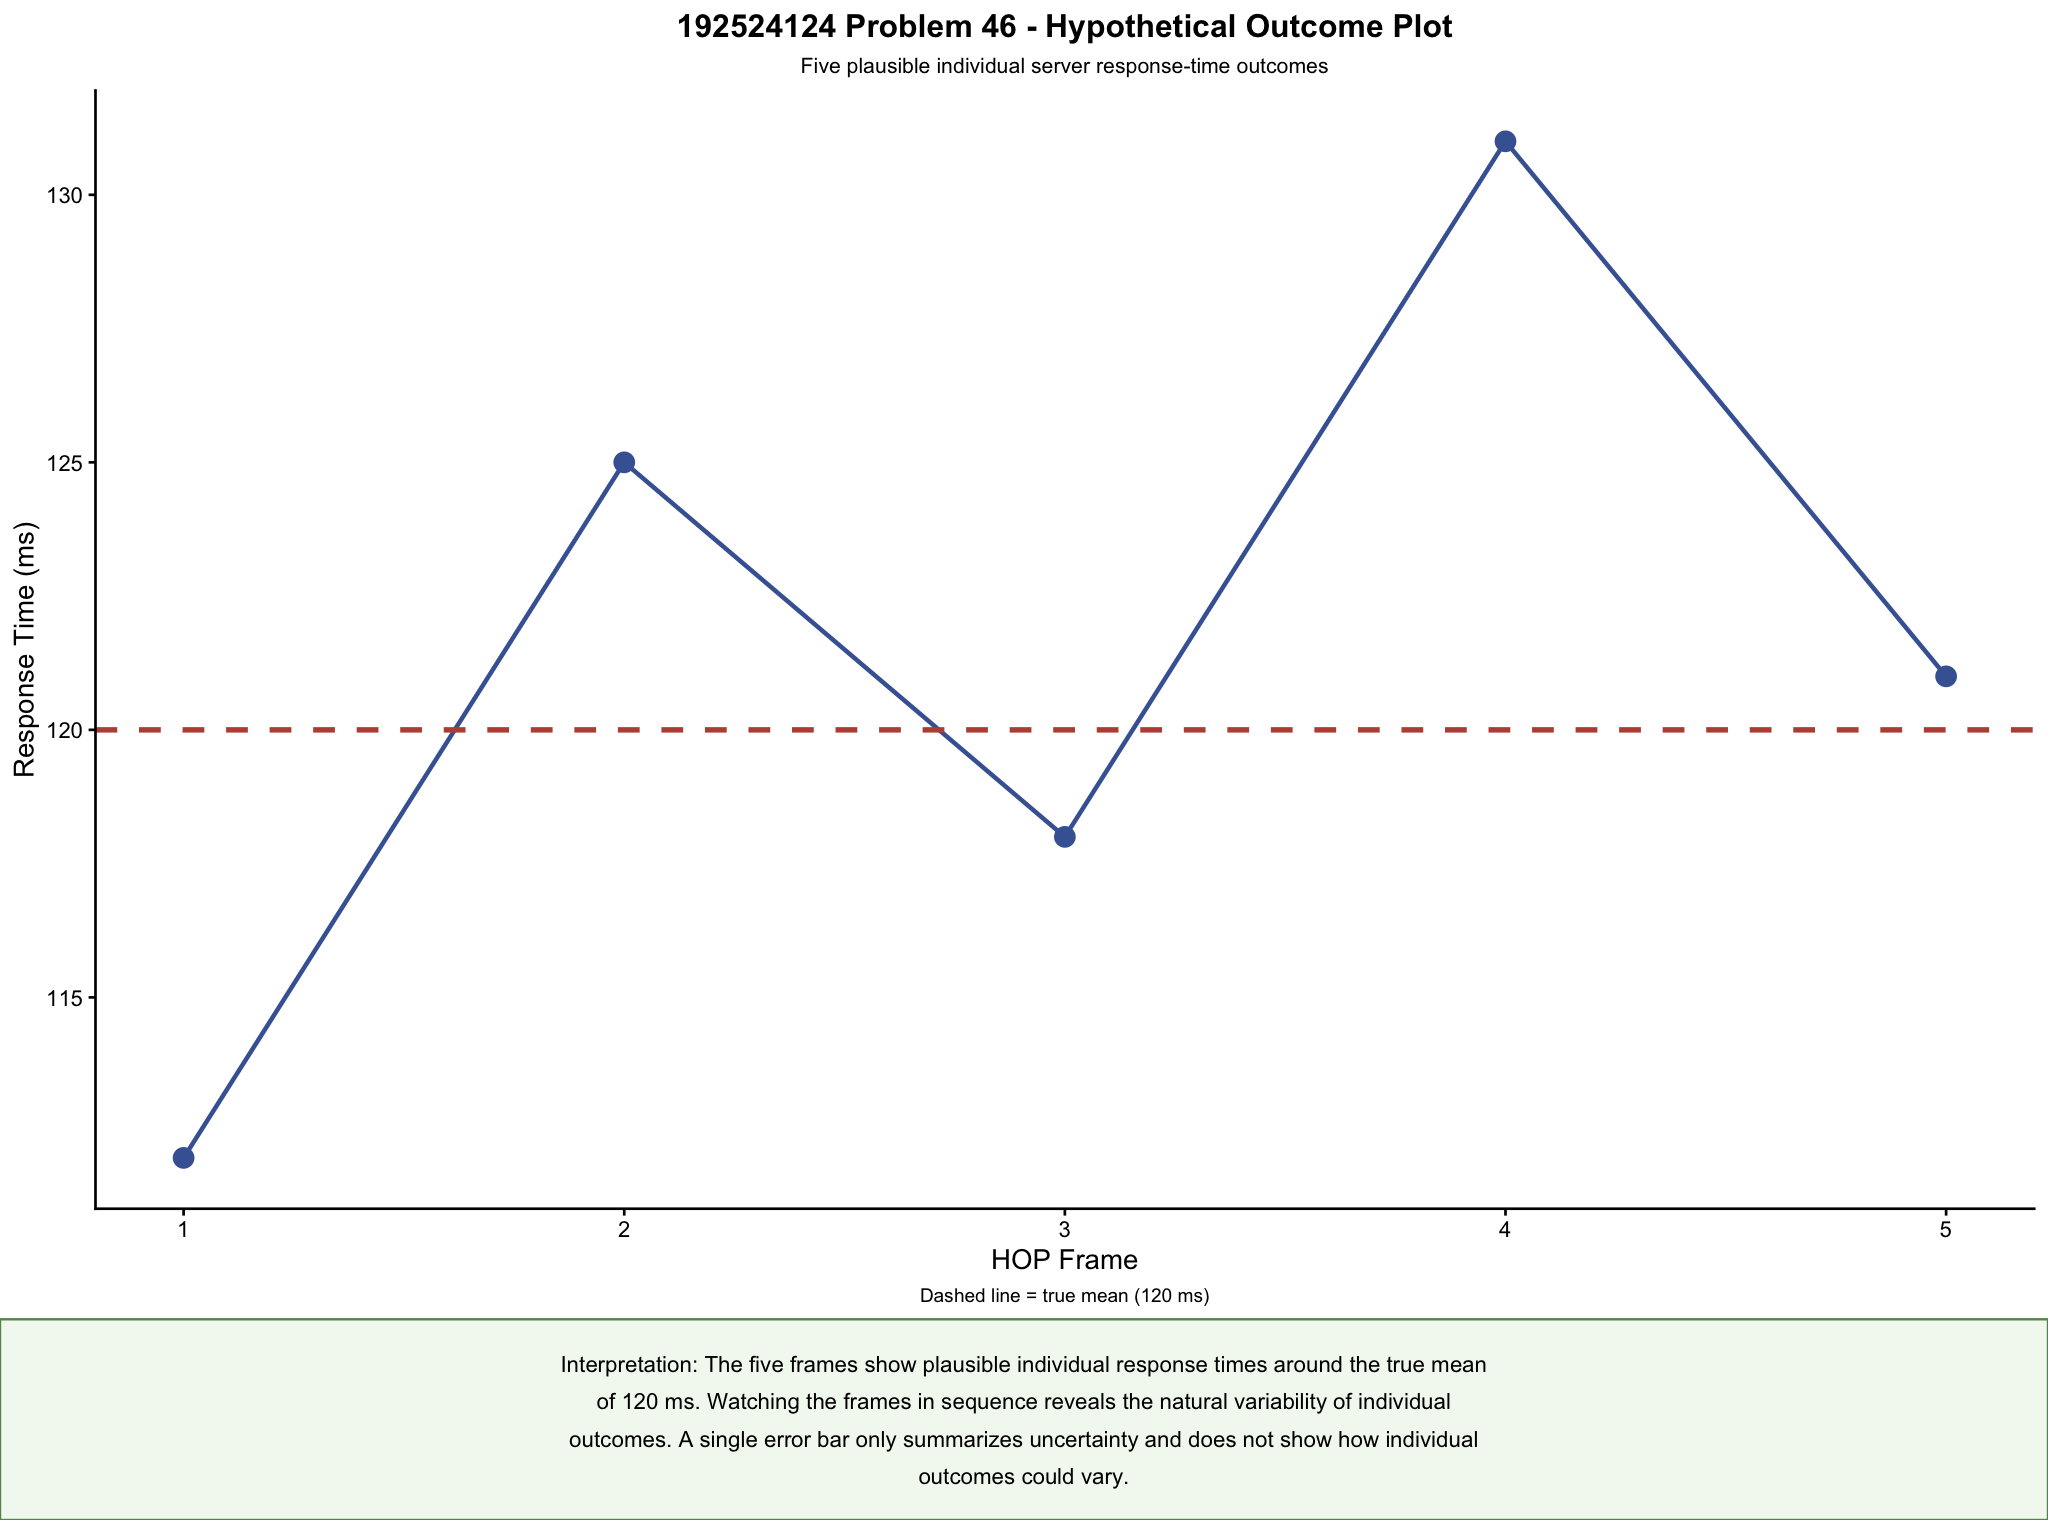

Generate this figure with R:
# ============================================================
# Problem 46 - Hypothetical Outcome Plot
# ============================================================

library(ggplot2)
library(grid)
library(gridExtra)

# Five plausible individual draws from a distribution
# with mean = 120 ms and SD = 10 ms

hop_data <- data.frame(
  Frame = 1:5,
  Response_Time = c(
    112,
    125,
    118,
    131,
    121
  )
)

hop_plot <- ggplot(
  hop_data,
  aes(
    x = Frame,
    y = Response_Time
  )
) +
  
  geom_line(
    color = "#4563A3",
    linewidth = 1
  ) +
  
  geom_point(
    color = "#4563A3",
    size = 4
  ) +
  
  geom_hline(
    yintercept = 120,
    color = "#BA5142",
    linewidth = 1.2,
    linetype = "dashed"
  ) +
  
  scale_x_continuous(
    breaks = 1:5
  ) +
  
  labs(
    title = "192524124 Problem 46 - Hypothetical Outcome Plot",
    subtitle = "Five plausible individual server response-time outcomes",
    x = "HOP Frame",
    y = "Response Time (ms)",
    caption = "Dashed line = true mean (120 ms)"
  ) +
  
  theme_classic(base_size = 13) +
  
  theme(
    plot.title = element_text(
      hjust = 0.5,
      face = "bold",
      size = 15
    ),
    
    plot.subtitle = element_text(
      hjust = 0.5,
      size = 10
    ),
    
    plot.caption = element_text(
      hjust = 0.5,
      size = 9
    )
  )

# Interpretation
interpretation <- paste(
  "Interpretation: The five frames show plausible individual response times",
  "around the true mean of 120 ms. Watching the frames in sequence reveals",
  "the natural variability of individual outcomes. A single error bar only",
  "summarizes uncertainty and does not show how individual outcomes could vary."
)

wrapped_text <- paste(
  strwrap(
    interpretation,
    width = 95
  ),
  collapse = "\n"
)

interpretation_text <- textGrob(
  wrapped_text,
  x = unit(0.5, "npc"),
  y = unit(0.5, "npc"),
  hjust = 0.5,
  vjust = 0.5,
  gp = gpar(
    fontsize = 10.5,
    lineheight = 1.4
  )
)

interpretation_box <- grobTree(
  rectGrob(
    gp = gpar(
      fill = "#F3F8F0",
      col = "#62935D",
      lwd = 1.5
    )
  ),
  interpretation_text
)

grid.newpage()

grid.arrange(
  hop_plot,
  interpretation_box,
  ncol = 1,
  heights = unit.c(
    unit(1, "null"),
    grobHeight(interpretation_text) + unit(12, "mm")
  )
)
